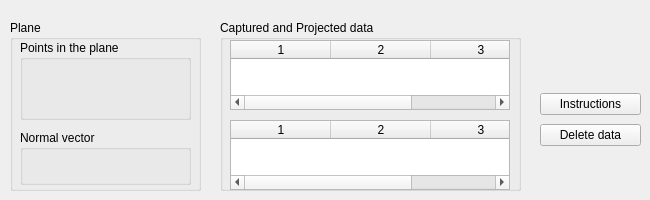
    <widget class="QWidget" name="tab">
     <attribute name="title">
      <string>Data in plane</string>
     </attribute>
     <widget class="QGroupBox" name="groupBox_9">
      <property name="geometry">
       <rect>
        <x>10</x>
        <y>20</y>
        <width>191</width>
        <height>171</height>
       </rect>
      </property>
      <property name="title">
       <string>Plane</string>
      </property>
      <widget class="QGroupBox" name="groupBox_16">
       <property name="geometry">
        <rect>
         <x>10</x>
         <y>20</y>
         <width>171</width>
         <height>80</height>
        </rect>
       </property>
       <property name="title">
        <string>Points in the plane</string>
       </property>
       <widget class="QLabel" name="PointsLbl">
        <property name="geometry">
         <rect>
          <x>10</x>
          <y>15</y>
          <width>151</width>
          <height>61</height>
         </rect>
        </property>
        <property name="font">
         <font>
          <pointsize>8</pointsize>
         </font>
        </property>
        <property name="text">
         <string/>
        </property>
        <property name="alignment">
         <set>Qt::AlignCenter</set>
        </property>
        <property name="wordWrap">
         <bool>true</bool>
        </property>
       </widget>
      </widget>
      <widget class="QGroupBox" name="groupBox_17">
       <property name="geometry">
        <rect>
         <x>10</x>
         <y>110</y>
         <width>171</width>
         <height>55</height>
        </rect>
       </property>
       <property name="title">
        <string>Normal vector</string>
       </property>
       <widget class="QLabel" name="NormalLbl">
        <property name="geometry">
         <rect>
          <x>10</x>
          <y>15</y>
          <width>151</width>
          <height>29</height>
         </rect>
        </property>
        <property name="font">
         <font>
          <pointsize>8</pointsize>
         </font>
        </property>
        <property name="text">
         <string/>
        </property>
        <property name="alignment">
         <set>Qt::AlignCenter</set>
        </property>
       </widget>
      </widget>
     </widget>
     <widget class="QGroupBox" name="groupBox_15">
      <property name="geometry">
       <rect>
        <x>220</x>
        <y>20</y>
        <width>301</width>
        <height>171</height>
       </rect>
      </property>
      <property name="title">
       <string>Captured and Projected data</string>
      </property>
      <widget class="QTableWidget" name="Captureddatatable">
       <property name="geometry">
        <rect>
         <x>10</x>
         <y>20</y>
         <width>280</width>
         <height>70</height>
        </rect>
       </property>
       <property name="sizeIncrement">
        <size>
         <width>0</width>
         <height>101</height>
        </size>
       </property>
       <property name="editTriggers">
        <set>QAbstractItemView::NoEditTriggers</set>
       </property>
       <property name="selectionBehavior">
        <enum>QAbstractItemView::SelectRows</enum>
       </property>
       <property name="rowCount">
        <number>0</number>
       </property>
       <property name="columnCount">
        <number>3</number>
       </property>
       <column/>
       <column/>
       <column/>
      </widget>
      <widget class="QTableWidget" name="TwoDdatatable">
       <property name="geometry">
        <rect>
         <x>10</x>
         <y>100</y>
         <width>280</width>
         <height>70</height>
        </rect>
       </property>
       <property name="sizeIncrement">
        <size>
         <width>0</width>
         <height>101</height>
        </size>
       </property>
       <property name="editTriggers">
        <set>QAbstractItemView::NoEditTriggers</set>
       </property>
       <property name="selectionMode">
        <enum>QAbstractItemView::NoSelection</enum>
       </property>
       <property name="selectionBehavior">
        <enum>QAbstractItemView::SelectRows</enum>
       </property>
       <property name="rowCount">
        <number>0</number>
       </property>
       <property name="columnCount">
        <number>3</number>
       </property>
       <column/>
       <column/>
       <column/>
      </widget>
     </widget>
     <widget class="QWidget" name="layoutWidget">
      <property name="geometry">
       <rect>
        <x>540</x>
        <y>90</y>
        <width>101</width>
        <height>61</height>
       </rect>
      </property>
      <layout class="QVBoxLayout" name="verticalLayout_9">
       <item>
        <widget class="QPushButton" name="InstructionsBtnDIP">
         <property name="text">
          <string>Instructions</string>
         </property>
        </widget>
       </item>
       <item>
        <widget class="QPushButton" name="DeleteDIP">
         <property name="text">
          <string>Delete data</string>
         </property>
        </widget>
       </item>
      </layout>
     </widget>
    </widget>
